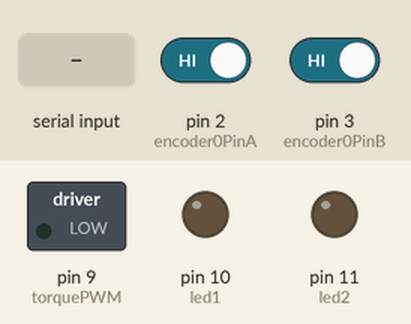
This sketch was run on a simulated Arduino Uno, built with avr-gcc and run on an emulated ATmega328P. On the bench: switched loads named in the sketch (green lamp = pin HIGH), output pins drawn as LEDs (lit = HIGH). The test bench sets the inputs (shaded band); at power-on: pin 2 (encoder0PinA) HIGH, pin 3 (encoder0PinB) HIGH.

Above: at 1.2 s.
1.3 s: "TOH" received over Serial
At 2.0 s:
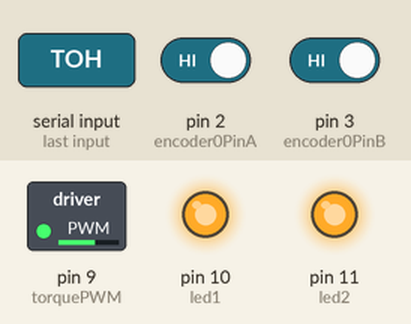
2.9 s: "TOL" received over Serial
At 4.3 s:
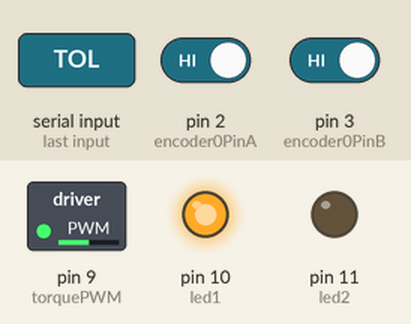
4.6 s: "TF" received over Serial
At 5.7 s:
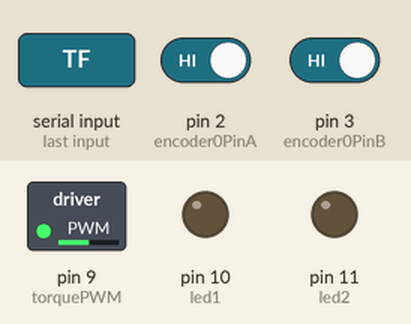
Timing chart, 0 to 7.6 s (numbered marks = the images above; inputs shaded):
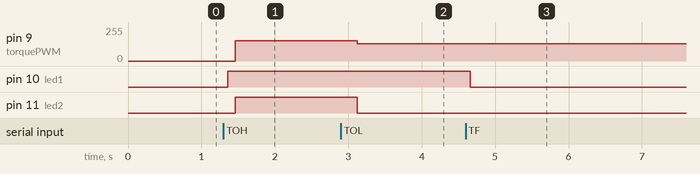

Measured:
- after the input at 1.3 s, pin 9 (torquePWM): 0/255 → 153/255 after 0.16 s; pin 10 (led1): LOW → HIGH after 0.06 s; pin 11 (led2): LOW → HIGH after 0.16 s
- after the input at 2.9 s, pin 9 (torquePWM): 153/255 → 128/255 after 0.22 s; pin 11 (led2): HIGH → LOW after 0.22 s
- after the input at 4.6 s, pin 10 (led1): HIGH → LOW after 0.06 s

The sketch:

UPS.ino
```cpp
char command;
String string;

//Indicator Leds
#define led1 10
#define led2 11

//Encoder Parameters
int encoder0PinA = 2;
int encoder0PinB = 3;
volatile int encoder0Pos = 0;
volatile int encoder0PinALast = LOW;
volatile int n = LOW;
int valNew = 0;
int valOld = 0;
volatile int m = LOW;

//Torque Motor Parameter
#define torquePWM 9
int PWM;
int dutyCycle;
void setup() {
  // put your setup code here, to run once:
  Serial.begin(115200);

  // LED Signal
  pinMode(led1, OUTPUT);
  pinMode(led2, OUTPUT);
  // Encoder Part
  pinMode (encoder0PinA, INPUT);
  pinMode (encoder0PinB, INPUT);
  attachInterrupt(1, CountA, CHANGE);
  attachInterrupt(0, StateB, FALLING);
  //Torque Motor
  pinMode(torquePWM, OUTPUT);
}

void loop() {
  // put your main code here, to run repeatedly:
  if (Serial.available() > 0)
  {
    string = "";
  }

  while (Serial.available() > 0) {
    command = ((byte) Serial.read());
    if (command == ':')
    { break;
    }
    else {
      string += command;
    }

    delay(20);
  }

  if ((string == "TOH") || (string == "TOL")) {
    TurnOn();
    if (string == "TOH") {
      MotorHigh();
    } else if (string == "TOL") {
      MotorLow();
    }
    encoder0PinALast = n;
    valNew = encoder0Pos;
    if (valNew != valOld) {
      Serial.println(encoder0Pos, DEC);
      valOld = valNew;
    }
  } else if (string == "TF") {
    TurnOff();
  }

}

void CountA() {
  n = digitalRead(encoder0PinA);
  if ((encoder0PinALast == LOW) && (n == HIGH)) {
    if (m == LOW) {
      encoder0Pos--;
    }
    else {
      encoder0Pos++;
    }
  }
}


void StateB() {
  m = digitalRead(encoder0PinB);
}

void TurnOn() {
  digitalWrite(led1, HIGH);
  delay(100);
}

void TurnOff() {
  digitalWrite(led1, LOW);
  delay(100);
}
void MotorHigh() {
  digitalWrite(led2, HIGH);
  dutyCycle = 60;
  PWM = round(dutyCycle*255/100);
  analogWrite(torquePWM, PWM);
  delay(100);
}

void MotorLow() {
  digitalWrite(led2, LOW);
  dutyCycle = 56;
  PWM = round(dutyCycle*255/100);
  analogWrite(torquePWM, 128);
  delay(100);
}
```
